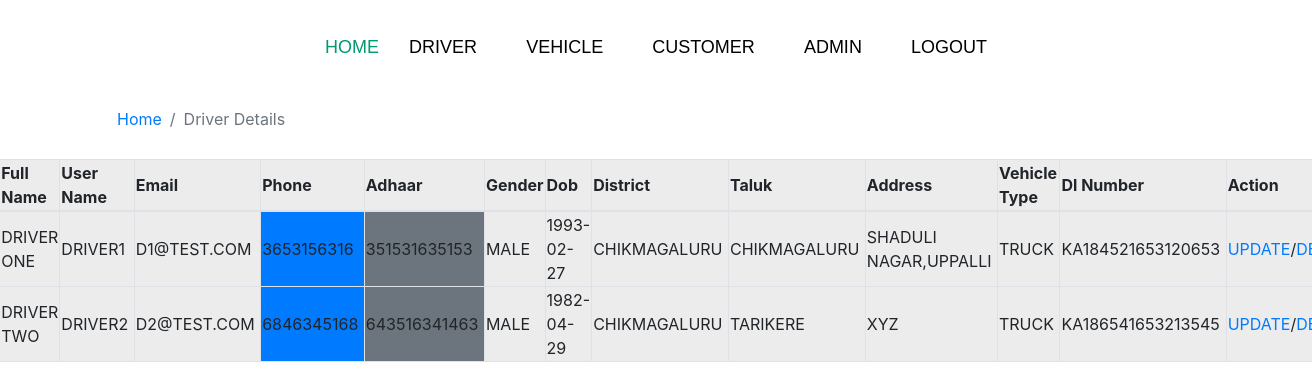
Page /Admin/driver/driverDetails.php (signed in) on the committed database.
### tables this page shows
CREATE TABLE `dreg_tb` (
  `id` int(11) NOT NULL,
  `fname` varchar(255) NOT NULL,
  `uname` varchar(255) NOT NULL,
  `email` varchar(255) NOT NULL,
  `phone` bigint(10) NOT NULL,
  `adhaar` bigint(12) NOT NULL,
  `gender` varchar(255) NOT NULL,
  `dob` date NOT NULL,
  `district` varchar(255) NOT NULL,
  `taluk` varchar(255) NOT NULL,
  `address` longtext NOT NULL,
  `password` varchar(255) NOT NULL,
  `veh_type` varchar(255) NOT NULL,
  `dl_number` varchar(555) NOT NULL
);

### Admin/driver/driverDetails.php (the view, shortened to what this page needs)
<?php
    include("../includes/loginHeader.php");
?>
<div class="container">
<ol class="breadcrumb bg-transparent">
    <li class="breadcrumb-item">
        <a href="../home.php">Home</a>
    </li>
    <li class="breadcrumb-item active" id="mini">Driver Details</li>
</ol>
<div class="row justify-content-center align-content-center">
    <table class="display table-active table-transparent table-bordered" width="90%">
		<thead>
			<tr class="text-capitalize">
				<th class="text-capitalize">full name</th>
                <th class="text-capitalize">user name</th>
                <th class="text-capitalize">email</th>
                <th class="text-capitalize">phone</th>
                <th class="text-capitalize">adhaar</th>
                <th class="text-capitalize">gender</th>
				<th class="text-capitalize">dob</th>
				<th class="text-capitalize">district</th>
				<th class="text-capitalize">taluk</th>
				<th class="text-capitalize">address</th>
				<th class="text-capitalize">vehicle type</th>
				<th class="text-capitalize">dl number</th>
				<th class="text-capitalize">action</th>
			</tr>
		</thead>
		<tbody>
<?php
require("../includes/db.php");
$select="select * from dreg_tb";
$run=$conn->query($select);
if($run->num_rows>0){
while($row=$run->fetch_array()){
$id=$row['id'];
?>
<tr class="text-uppercase">
<td><?php echo $row['fname'];?>&nbsp;</td>
<td><?php echo $row['uname'];?>&nbsp;</td>
<td><?php echo $row['email'];?>&nbsp;</td>
<td class=" bg-primary"><?php echo $row['phone'];?>&nbsp;</td>
<td class=" bg-secondary"><?php echo $row['adhaar'];?>&nbsp;</td>
<td><?php echo $row['gender'];?>&nbsp;</td>
<td><?php echo $row['dob'];?>&nbsp;</td>
<td><?php echo $row['district'];?>&nbsp;</td>
<td><?php echo $row['taluk'];?>&nbsp;</td>
<td><?php echo $row['address'];?>&nbsp;</td>
<td><?php echo $row['veh_type'];?>&nbsp;</td>
<td><?php echo $row['dl_number'];?>&nbsp;</td>
<td><a href="detailsUpdate.php?id=<?php echo $id; ?>">Update</a>/<a href="deleteDriver.php?id=<?php echo $id;?>">delete</a></td>
</tr>
<?php
										}
									}
										?>
									</tbody>
								</table>

### rows in the picture
dreg_tb: fname "DRIVER ONE", uname "DRIVER1", email "D1@TEST.COM", phone "3653156316", adhaar "351531635153", gender "MALE", dob "1993-02-27", district "CHIKMAGALURU", taluk "CHIKMAGALURU", address "SHADULI NAGAR,UPPALLI", veh_type "TRUCK", dl_number "KA184521653120653"
dreg_tb: fname "DRIVER TWO", uname "DRIVER2", email "D2@TEST.COM", phone "6846345168", adhaar "643516341463", gender "MALE", dob "1982-04-29", district "CHIKMAGALURU", taluk "TARIKERE", address "XYZ", veh_type "TRUCK", dl_number "KA186541653213545"
